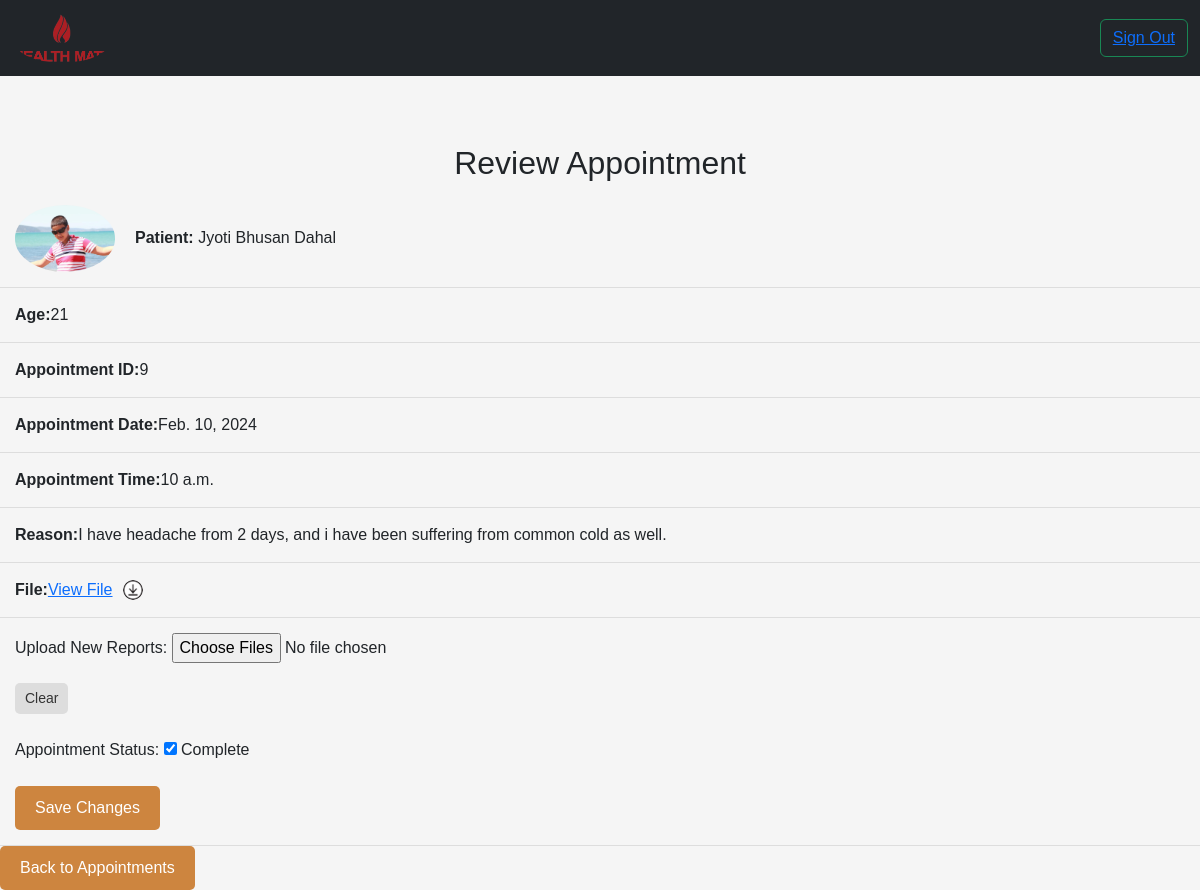
The app's page /review/9/ with its own data.
### home/models.py (models this page shows, shortened)
class Appointment(models.Model):
    patient = models.ForeignKey(CustomUser, on_delete=models.CASCADE)
    doctor = models.ForeignKey(Doctor, on_delete=models.CASCADE)
    appointment_date = models.DateField()
    appointment_time = models.TimeField()
    reason = models.TextField()
    status = models.CharField(max_length=15, default='remaining')
    old_reports = models.FileField(upload_to='old_reports/', null=True, blank=True)

class CustomUser(AbstractUser):
    age = models.IntegerField(null=True, blank=True)
    contact = models.CharField(max_length=15, null=True, blank=True)
    joined_date = models.DateTimeField(auto_now_add=True)
    sex = models.CharField(max_length=10, choices=[('male', 'Male'), ('female', 'Female'), ('other', 'Other')], null=True, blank=True)
    address = models.TextField(null=True, blank=True)
    profile_image = models.ImageField(upload_to='profile_images/', null=True, blank=True)
    objects = CustomUserManager()

### home/views.py (the view, shortened to what this page needs)
# urls.py: path("review/<int:appointment_id>/", views.review, name="review"),
def review(request, appointment_id):
    appointment = get_object_or_404(Appointment, id=appointment_id)
    return render(request, 'review.html', {'appointment': appointment})

### template/review.html (shortened to what this page needs)
{% extends 'doctor_base.html' %}
{% block head %}
    {% load static %}
{% endblock %}
{% block content %}
    <h2>Review Appointment</h2>
    {% if appointment %}
        <ul>
            <li>
                {% if appointment.patient.profile_image %}
                    <img src="{{ appointment.patient.profile_image.url }}" alt="Patient Picture">
                {% endif %}
                <div>
                    <strong>Patient:</strong> {{ appointment.patient.first_name }} {{ appointment.patient.last_name }}
                </div>
            </li>
            <li><strong>Age: </strong>  {{ appointment.patient.age }}</li>
            <li><strong>Appointment ID: </strong>  {{ appointment.id }}</li>
            <li><strong>Appointment Date: </strong>  {{ appointment.appointment_date }}</li>
            <li><strong>Appointment Time: </strong>  {{ appointment.appointment_time }}</li>
            <li><strong>Reason:</strong> {{ appointment.reason }}</li>
            <li>
                {% if appointment.old_reports %}
                    <strong>File:</strong> <a href="{{ appointment.old_reports.url }}" target="_blank">View File <a href="{{ appointment.old_reports.url }}" download>
                      <img src="/static/down.png" width="20px" height="20px" style="margin-left: 10px;" >
                  </a>
                {% else %}
                    <strong>File:</strong> No File
                {% endif %}
            </li>
            <li>
                <form id="reviewForm" method="post" enctype="multipart/form-data" action="{% url 'review' appointment_id=appointment.id %}">
                    <label for="new_report_files">Upload New Reports:</label>
                    <input type="file" name="new_report_files" multiple onchange="updateFileName(this)">
                    <button class="clear-button" type="button" onclick="clearFileInput()">Clear</button>
                    <br>
                    <br>
                    <label for="status">Appointment Status:</label>
                    <input type="checkbox" name="status" {% if appointment.status == 'complete' %}checked{% endif %}>
                    Complete
                    <br><br>
                    <button class="submit-button" type="submit">Save Changes</button>
                </form>
            </li>
        </ul>
    {% else %}
        <p class="no-appointments">No appointment details available.</p>
    {% endif %}
    <a href="{% url 'doctor_appointments' %}" class="review-button">Back to Appointments</a>
{% endblock %}

### template/review.html (style rules this page uses)
body { margin: 0; padding: 0; font-family: 'Arial', sans-serif; background-color: #f5f5f5; }
h2 { text-align: center; margin-top: 20px; }
ul { list-style: none; padding: 0; margin: 0; }
li { padding: 15px; border-bottom: 1px solid #ddd; display: flex; align-items: center; }
img { margin-right: 20px; max-width: 100px; max-height: 100px; border-radius: 50%; }
.review-button { background-color: peru; padding: 10px 20px; font-size: 16px; color: #fff; border: none; border-radius: 5px; cursor: pointer; transition: background-color 0.3s ease; display: inline-block; text-decoration: none; }
.submit-button { background-color: peru; padding: 10px 20px; font-size: 16px; color: #fff; border: none; border-radius: 5px; cursor: pointer; transition: background-color 0.3s ease; display: inline-block; text-decoration: none; }
.clear-button { background-color: #ddd; padding: 5px 10px; font-size: 14px; color: #333; border: none; border-radius: 5px; cursor: pointer; margin-top: 10px; text-decoration: none; }

### records on screen
Appointment: patient.profile_image (picture), patient.first_name "Jyoti Bhusan", patient.last_name "Dahal", patient.age "21", id "9", appointment_date "Feb. 10, 2024", appointment_time "10 a.m.", reason "I have headache from 2 days, and i have been suffering from common cold as well.", status "☑"
